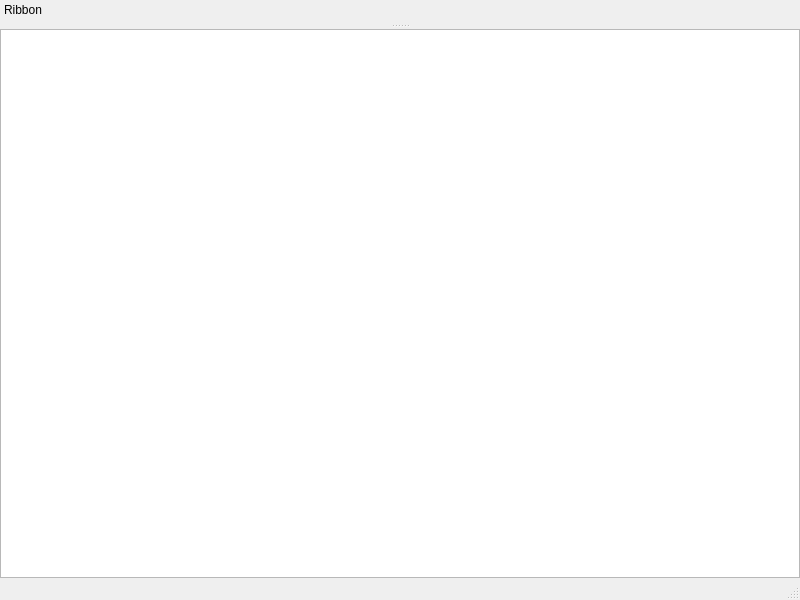
<?xml version="1.0" encoding="UTF-8"?>
<ui version="4.0">
 <class>MainWindow</class>
 <widget class="QMainWindow" name="MainWindow">
  <property name="geometry">
   <rect>
    <x>0</x>
    <y>0</y>
    <width>800</width>
    <height>600</height>
   </rect>
  </property>
  <property name="windowTitle">
   <string>Qt-Ribbon-Widget</string>
  </property>
  <property name="styleSheet">
   <string notr="true">QTabWidget::pane { border: 0; }</string>
  </property>
  <widget class="QWidget" name="centralWidget">
   <layout class="QGridLayout" name="gridLayout_2">
    <property name="leftMargin">
     <number>0</number>
    </property>
    <property name="topMargin">
     <number>0</number>
    </property>
    <property name="rightMargin">
     <number>0</number>
    </property>
    <property name="bottomMargin">
     <number>0</number>
    </property>
    <property name="spacing">
     <number>0</number>
    </property>
    <item row="0" column="0">
     <widget class="QTextEdit" name="textEdit"/>
    </item>
   </layout>
  </widget>
  <widget class="QStatusBar" name="statusBar"/>
  <widget class="QDockWidget" name="ribbonDockWidget">
   <property name="sizePolicy">
    <sizepolicy hsizetype="Preferred" vsizetype="Minimum">
     <horstretch>0</horstretch>
     <verstretch>0</verstretch>
    </sizepolicy>
   </property>
   <property name="features">
    <set>QDockWidget::NoDockWidgetFeatures</set>
   </property>
   <property name="allowedAreas">
    <set>Qt::TopDockWidgetArea</set>
   </property>
   <property name="windowTitle">
    <string>Ribbon</string>
   </property>
   <attribute name="dockWidgetArea">
    <number>4</number>
   </attribute>
   <widget class="QWidget" name="ribbonDockWidgetContents">
    <property name="sizePolicy">
     <sizepolicy hsizetype="Preferred" vsizetype="Minimum">
      <horstretch>0</horstretch>
      <verstretch>0</verstretch>
     </sizepolicy>
    </property>
    <layout class="QGridLayout" name="gridLayout">
     <property name="leftMargin">
      <number>0</number>
     </property>
     <property name="topMargin">
      <number>0</number>
     </property>
     <property name="rightMargin">
      <number>0</number>
     </property>
     <property name="bottomMargin">
      <number>0</number>
     </property>
     <property name="spacing">
      <number>0</number>
     </property>
     <item row="0" column="0">
      <widget class="Ribbon" name="ribbonTabWidget">
       <property name="sizePolicy">
        <sizepolicy hsizetype="Expanding" vsizetype="Minimum">
         <horstretch>0</horstretch>
         <verstretch>0</verstretch>
        </sizepolicy>
       </property>
      </widget>
     </item>
    </layout>
   </widget>
  </widget>
 </widget>
 <layoutdefault spacing="6" margin="11"/>
 <customwidgets>
  <customwidget>
   <class>Ribbon</class>
   <extends>QTabWidget</extends>
   <header>ribbon.h</header>
   <container>1</container>
  </customwidget>
 </customwidgets>
 <resources/>
 <connections/>
</ui>
